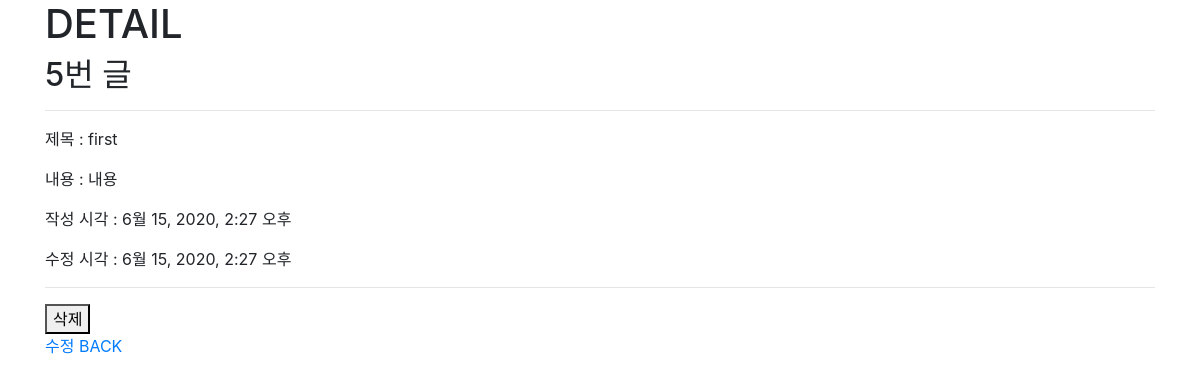
The page /articles/5/ on the database its author committed.
### articles/models.py (models this page shows)
class Article(models.Model):
    title = models.CharField(max_length=20)
    content = models.TextField()
    created_at = models.DateTimeField(auto_now_add=True)
    updated_at = models.DateTimeField(auto_now=True)

### articles/views.py (the view)
# urls.py: path('<int:pk>/', views.detail, name='detail'),
def detail(request, pk):
    article = Article.objects.get(pk=pk) #오른쪽 pk는 variable routing의 pk
    context = {
        'article': article,
    }
    return render(request, 'articles/detail.html', context)

### articles/templates/articles/detail.html (shortened to what this page needs)
{% extends 'base.html' %}
{% block content %}
<h1>DETAIL</h1>
<h2>{{ article.pk }}번 글</h2>
<hr>
<p>제목 : {{ article.title }}</p>
<p>내용 : {{ article.content }}</p>
<p>작성 시각 : {{ article.created_at }}</p>
<p>수정 시각 : {{ article.updated_at }}</p>
<hr>
<form action="{% url 'articles:delete' article.pk %}" method="POST">
    <button>삭제</button>
</form>
<a href="{% url 'articles:edit' article.pk %}">수정</a>
<a href="{% url 'articles:index' %}">BACK</a>
{% endblock %}

### rows shown on the page
Article: pk "5", title "first", content "내용", created_at "6월 15, 2020, 2:27 오후", updated_at "6월 15, 2020, 2:27 오후"
